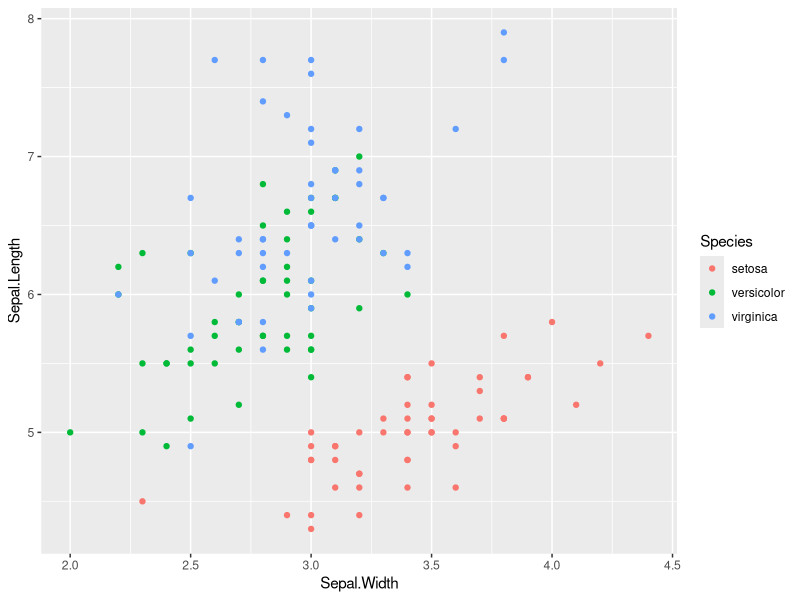
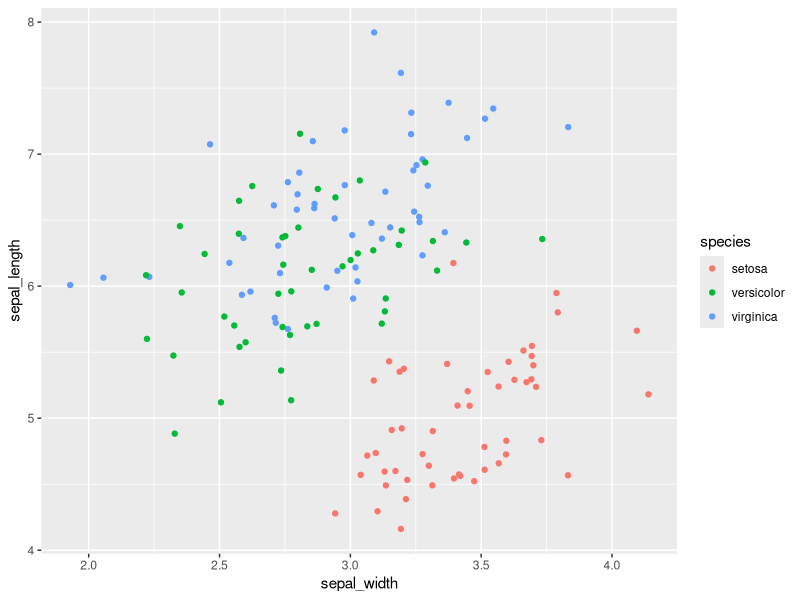

Reproduce these figures in R, in order.
## ---- chunk 1
knitr::opts_chunk$set(echo = TRUE)
## ---- chunk 2
library(ggplot2)

iris_data <- iris

N = nrow(iris_data)

scatter_plot <- ggplot(iris_data, aes(x = Sepal.Width, y = Sepal.Length,
                                      color = Species)) + geom_point()
scatter_plot
## ---- chunk 3
setosa_data <- iris_data[iris_data$Species == 'setosa',]
versicolor_data <- iris_data[iris_data$Species == 'versicolor',]
virginica_data <- iris_data[iris_data$Species == 'virginica',]

# Mean
setosa_mean <- c(mean(setosa_data$Sepal.Length), 
                 mean(setosa_data$Sepal.Width))

versicolor_mean <- c(mean(versicolor_data$Sepal.Length), 
                 mean(versicolor_data$Sepal.Width))

virginica_mean <- c(mean(virginica_data$Sepal.Length), 
                 mean(virginica_data$Sepal.Width))

cat('Setosa Mean', setosa_mean)
cat('Versicolor Mean', versicolor_mean)
cat('virginica Mean', virginica_mean)
## ---- chunk 4
# Covariance Matrix
setosa_cov <- cov(setosa_data[1:2])
versicolor_cov <- cov(versicolor_data[1:2])
virginica_cov <- cov(virginica_data[1:2])

cat('Setosa covariance', setosa_cov)
cat('Versicolor covariance', versicolor_cov)
cat('virginica covariance', virginica_cov)

# Prior
setosa_prior <- (nrow(setosa_data))/N
versicolor_prior <- (nrow(versicolor_data))/N
virginica_prior <- (nrow(virginica_data))/N

# Pooled Covariance Matrix
pooled_cov <- (1/N) * (nrow(setosa_data)*setosa_cov + 
                         (nrow(versicolor_data)*versicolor_cov) + 
                         (nrow(virginica_data)*virginica_cov))

cat('pooled covariance', pooled_cov)
## ---- chunk 5
# Discriminant
discriminant <- function(x, c, mu, pi){
  d <- (data.matrix(x) %*% solve(c) %*% mu) - (rep((0.5*(mu %*% solve(c) %*% mu)),
                                                nrow(x))) + (rep(log(pi), nrow(x)))
  return(d)
}

setosa_discriminant <- discriminant(iris_data[1:2],pooled_cov, setosa_mean, 
                                    setosa_prior)

versicolor_discriminant <- discriminant(iris_data[1:2],pooled_cov, 
                                        versicolor_mean, versicolor_prior)

virginica_discriminant <- discriminant(iris_data[1:2],pooled_cov, 
                                       virginica_mean, virginica_prior)


# Decision Boundaries between classes
discriminant_between_class <- function(inp1, inp2, x, c){
  mu_comb <- inp1[[1]] + inp2[[1]]
  
  mu_diff <- inp1[[1]] - inp2[[1]]
  d_b <- rep(log((inp1[[2]]/inp2[[2]])),nrow(x)) - rep((0.5*(mu_comb %*% solve(c) %*% mu_diff)),
                                      nrow(x)) + data.matrix(x) %*% solve(c) %*% mu_diff  
  return(d_b)
}
setosa_versicolor <- discriminant_between_class(list(setosa_mean,setosa_prior)
                                                ,list(versicolor_mean,versicolor_prior)
                                                ,iris_data[1:2], pooled_cov)

setosa_virginica <- discriminant_between_class(list(setosa_mean,setosa_prior)
                                                ,list(virginica_mean,virginica_prior)
                                                ,iris_data[1:2], pooled_cov)

versicolor_virginica <- discriminant_between_class(list(versicolor_mean,versicolor_prior)
                                                ,list(virginica_mean,virginica_prior)
                                                ,iris_data[1:2], pooled_cov)



combined_discriminant <- data.frame('setosa' = setosa_discriminant, 
                                    'versicolor' = versicolor_discriminant,
                                    'virginica' = virginica_discriminant)


predicted_species <- transform(combined_discriminant, max_val = 
                                 pmax(versicolor,setosa,virginica))

predicted_species$species <- NA
for(i in 1:nrow(predicted_species)){
  if(predicted_species[i,]$setosa == predicted_species[i,]$max_val){
    predicted_species[i,]$species = 'setosa'
  }else if(predicted_species[i,]$versicolor == predicted_species[i,]$max_val){
    predicted_species[i,]$species = 'versicolor'
  }else{
    predicted_species[i,]$species = 'virginica'
  }
}

lda_predicted <- table(predicted_species$species, iris_data$Species)
print(lda_predicted)
missclassification_rate_lda <- 1 - (sum(diag(lda_predicted))/nrow(iris_data))
print(missclassification_rate_lda)
## ---- chunk 6

library(MASS)
lda_model <- lda(Species ~ Sepal.Length + Sepal.Width, data = iris_data)
pred_species <- predict(lda_model,iris_data[1:2])$class

pred_table <- table(pred_species, iris_data$Species)
print(pred_table)
missclassification_rate <- 1 - (sum(diag(pred_table))/nrow(iris_data))
print(missclassification_rate)
## ---- chunk 7
library(mvtnorm)

predicted_iris_data <- data.frame(sepal_length = NA, sepal_width = NA,
                                  species = NA)
  
for(i in 1:150){
  sample_class <- sample(1:3,1, prob = c(setosa_prior, versicolor_prior, virginica_prior))
  if(sample_class == 1){
    temp_sample <- data.frame(rmvnorm(1, mean = setosa_mean,sigma = pooled_cov), 
                              species = 'setosa')
  }else if(sample_class == 2){
    temp_sample <- data.frame(rmvnorm(1, mean = versicolor_mean,sigma = pooled_cov), 
                              species = 'versicolor')
  }else{
    temp_sample <- data.frame(rmvnorm(1, mean = virginica_mean,sigma = pooled_cov), 
                              species = 'virginica')
  }
  predicted_iris_data[i,] <- temp_sample
  
}

scatter_plot2 <- ggplot(predicted_iris_data, aes(x = sepal_width, y = 
                                                   sepal_length,color = species)) + geom_point()

print(scatter_plot2)
## ---- chunk 8
library(nnet)

train_test_split <- function(data, split_rate){
  id <- sample(1:dim(data)[1],floor(split_rate*dim(data)[1]))
  train <- data[id,]
  test <- data[-id,]
  return(list(train = train, test = test))
}

split_data <- train_test_split(iris_data,0.7)
train_data <- split_data$train
test_data <- split_data$test

train_data$Species <- relevel(train_data$Species, ref = 'setosa')


logistic_model <- nnet::multinom(Species ~ Sepal.Length + Sepal.Width, 
                           data = train_data)
#summary(logistic_model)

pred_spec <- predict(logistic_model, test_data[1:2])

#pred_table2 <- table(pred_spec, test_data$Species)
#missclassification_rate <- 1 - (sum(diag(pred_table2))/nrow(iris_data))
#print(missclassification_rate)

pred_table2 <- table(predict(logistic_model, iris_data[1:2]),iris_data$Species)
print(pred_table2)
missclassification_rate <- 1 - (sum(diag(pred_table2))/nrow(iris_data))
print(missclassification_rate)
